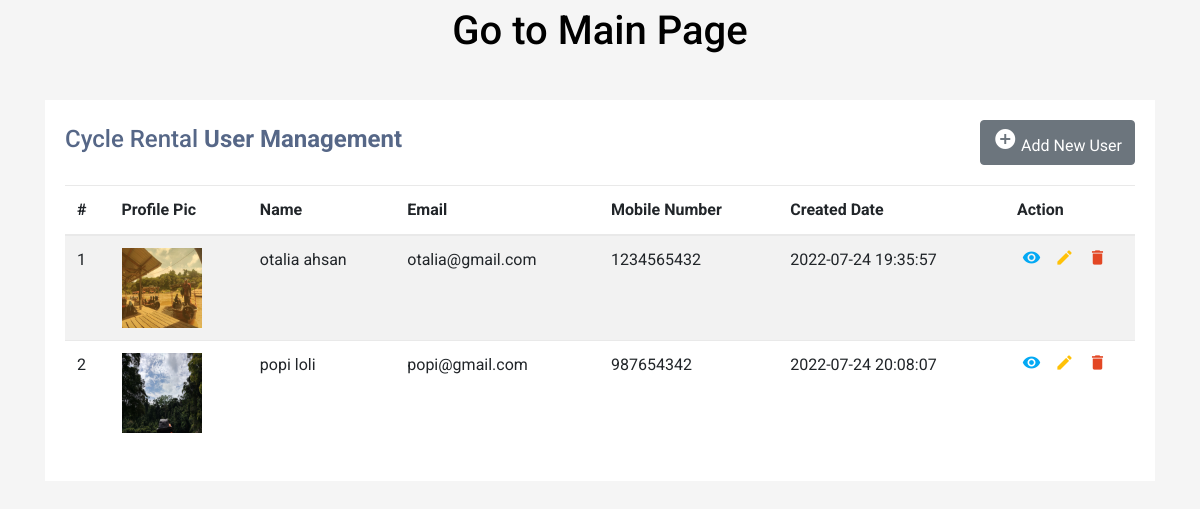
/crudimage/index.php, run on the app's committed database.
### tables this page shows
CREATE TABLE `tblusers` (
  `ID` int(10) NOT NULL,
  `FirstName` varchar(200) DEFAULT NULL,
  `LastName` varchar(200) DEFAULT NULL,
  `MobileNumber` bigint(10) DEFAULT NULL,
  `Email` varchar(200) DEFAULT NULL,
  `Address` mediumtext DEFAULT NULL,
  `ProfilePic` varchar(200) DEFAULT NULL,
  `CreationDate` timestamp NOT NULL DEFAULT current_timestamp() ON UPDATE current_timestamp()
);

### crudimage/index.php (the view, shortened to what this page needs)
<?php
include('dbconnection.php');
?>
<!DOCTYPE html>
<html lang="en">
<head>
<link rel="stylesheet" href="https://stackpath.bootstrapcdn.com/bootstrap/4.5.0/css/bootstrap.min.css">
<link rel="stylesheet" href="https://maxcdn.bootstrapcdn.com/font-awesome/4.7.0/css/font-awesome.min.css">
</head>
<body>
<button class="btn" style="width:100%; align-items: center; justify-content:center; margin:0%; ">
      <a href="../index.php" style="color:black; border: redius 10px; text-decoration:none"> <h1>Go to Main Page </h1> </a>
    </button>
<div class="container-xl">
    <div class="table-responsive">
        <div class="table-wrapper">
            <div class="table-title">
                <div class="row">
                    <div class="col-sm-5">
                        <h2>Cycle Rental <b>User Management</b></h2>
                    </div>
                       <div class="col-sm-7" align="right">
                        <a href="insert.php" class="btn btn-secondary"><i class="material-icons">&#xE147;</i> <span>Add New User</span></a>
                    </div>
                </div>
            </div>
            <table class="table table-striped table-hover">
                <thead>
                    <tr>
                        <th>#</th>
                        <th>Profile Pic</th>
                        <th>Name</th>
                        <th>Email</th>
                        <th>Mobile Number</th>
                        <th>Created Date</th>
                        <th>Action</th>
                    </tr>
                </thead>
                <tbody>
                     <?php
$ret=mysqli_query($con,"select * from tblusers");
$cnt=1;
$row=mysqli_num_rows($ret);
if($row>0){
while ($row=mysqli_fetch_array($ret)) {
?>
                    <tr>
                        <td><?php echo $cnt;?></td>
                        <td><img src="profilepics/<?php  echo $row['ProfilePic'];?>" width="80" height="80"></td>
                        <td><?php  echo $row['FirstName'];?> <?php  echo $row['LastName'];?></td>
                        <td><?php  echo $row['Email'];?></td>
                        <td><?php  echo $row['MobileNumber'];?></td>
                        <td> <?php  echo $row['CreationDate'];?></td>
                        <td>
  <a href="read.php?viewid=<?php echo htmlentities ($row['ID']);?>" class="view" title="View" data-toggle="tooltip"><i class="material-icons">&#xE417;</i></a>
                            <a href="edit.php?editid=<?php echo htmlentities ($row['ID']);?>" class="edit" title="Edit" data-toggle="tooltip"><i class="material-icons">&#xE254;</i></a>
                            <a href="index.php?delid=<?php echo ($row['ID']);?>&&ppic=<?php echo $row['ProfilePic'];?>" class="delete" title="Delete" data-toggle="tooltip" onclick="return confirm('Do you really want to Delete ?');"><i class="material-icons">&#xE872;</i></a>
                        </td>
                    </tr>
                    <?php
$cnt=$cnt+1;
} } else {?>
<tr>
    <th style="text-align:center; color:red;" colspan="6">No Record Found</th>
</tr>
<?php } ?>
                </tbody>
            </table>
        </div>
    </div>
</div>
</body>
</html>

### crudimage/index.php (style rules this page uses)
body { color: #566787; background: #f5f5f5; font-family: 'Roboto', sans-serif; }
.table-responsive { margin: 30px 0; }
.table-wrapper { min-width: 1000px; background: #fff; padding: 20px; box-shadow: 0 1px 1px rgba(0,0,0,.05); }
.table-title { font-size: 15px; padding-bottom: 10px; margin: 0 0 10px; min-height: 45px; }
.table-title h2 { margin: 5px 0 0; font-size: 24px; }
table.table tr th, table.table tr td { border-color: #e9e9e9; }
table.table td:last-child { width: 130px; }
table.table td a { color: #a0a5b1; display: inline-block; margin: 0 5px; }
table.table td a.view { color: #03A9F4; }
table.table td a.edit { color: #FFC107; }
table.table td a.delete { color: #E34724; }
table.table td i { font-size: 19px; }

### data on the page
tblusers: ProfilePic (picture), FirstName "otalia", LastName "ahsan", Email "otalia@gmail.com", MobileNumber "1234565432", CreationDate "2022-07-24 19:35:57"
tblusers: ProfilePic (picture), FirstName "popi", LastName "loli", Email "popi@gmail.com", MobileNumber "987654342", CreationDate "2022-07-24 20:08:07"
